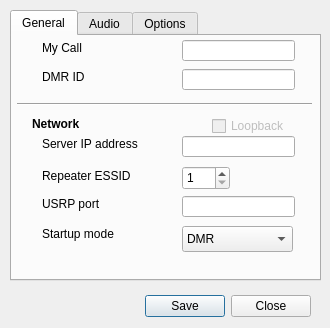
<?xml version="1.0" encoding="UTF-8"?>
<ui version="4.0">
 <class>settingsUI</class>
 <widget class="QDialog" name="settingsUI">
  <property name="windowModality">
   <enum>Qt::ApplicationModal</enum>
  </property>
  <property name="geometry">
   <rect>
    <x>0</x>
    <y>0</y>
    <width>330</width>
    <height>328</height>
   </rect>
  </property>
  <property name="windowTitle">
   <string>Settings</string>
  </property>
  <property name="modal">
   <bool>true</bool>
  </property>
  <widget class="QDialogButtonBox" name="buttonBox">
   <property name="geometry">
    <rect>
     <x>10</x>
     <y>290</y>
     <width>301</width>
     <height>32</height>
    </rect>
   </property>
   <property name="contextMenuPolicy">
    <enum>Qt::NoContextMenu</enum>
   </property>
   <property name="orientation">
    <enum>Qt::Horizontal</enum>
   </property>
   <property name="standardButtons">
    <set>QDialogButtonBox::Close|QDialogButtonBox::Save</set>
   </property>
  </widget>
  <widget class="QTabWidget" name="tabWidget">
   <property name="geometry">
    <rect>
     <x>10</x>
     <y>10</y>
     <width>311</width>
     <height>271</height>
    </rect>
   </property>
   <property name="font">
    <font>
     <family>Arial</family>
    </font>
   </property>
   <property name="tabPosition">
    <enum>QTabWidget::North</enum>
   </property>
   <property name="tabShape">
    <enum>QTabWidget::Rounded</enum>
   </property>
   <property name="currentIndex">
    <number>0</number>
   </property>
   <widget class="QWidget" name="tabGeneral">
    <attribute name="title">
     <string>General</string>
    </attribute>
    <widget class="QLabel" name="lbServerIp">
     <property name="geometry">
      <rect>
       <x>30</x>
       <y>100</y>
       <width>111</width>
       <height>16</height>
      </rect>
     </property>
     <property name="text">
      <string>Server IP address</string>
     </property>
    </widget>
    <widget class="QLineEdit" name="serverAddress">
     <property name="geometry">
      <rect>
       <x>170</x>
       <y>100</y>
       <width>113</width>
       <height>21</height>
      </rect>
     </property>
     <property name="font">
      <font>
       <family>Arial</family>
      </font>
     </property>
    </widget>
    <widget class="QCheckBox" name="cbServerLoopback">
     <property name="enabled">
      <bool>false</bool>
     </property>
     <property name="geometry">
      <rect>
       <x>200</x>
       <y>80</y>
       <width>87</width>
       <height>20</height>
      </rect>
     </property>
     <property name="text">
      <string>Loopback</string>
     </property>
    </widget>
    <widget class="QLabel" name="lbNetwork">
     <property name="geometry">
      <rect>
       <x>20</x>
       <y>80</y>
       <width>60</width>
       <height>16</height>
      </rect>
     </property>
     <property name="font">
      <font>
       <weight>75</weight>
       <italic>false</italic>
       <bold>true</bold>
       <underline>false</underline>
       <kerning>true</kerning>
      </font>
     </property>
     <property name="text">
      <string>Network</string>
     </property>
    </widget>
    <widget class="QSpinBox" name="repeater_id">
     <property name="geometry">
      <rect>
       <x>170</x>
       <y>130</y>
       <width>48</width>
       <height>24</height>
      </rect>
     </property>
     <property name="font">
      <font>
       <family>Arial</family>
      </font>
     </property>
     <property name="toolTip">
      <string>Brandmeister extended ID</string>
     </property>
     <property name="minimum">
      <number>1</number>
     </property>
    </widget>
    <widget class="QLabel" name="lbRepeaterid">
     <property name="geometry">
      <rect>
       <x>30</x>
       <y>132</y>
       <width>101</width>
       <height>16</height>
      </rect>
     </property>
     <property name="toolTip">
      <string>Brandmeister extended ID</string>
     </property>
     <property name="text">
      <string>Repeater ESSID</string>
     </property>
    </widget>
    <widget class="QComboBox" name="startup_mode">
     <property name="geometry">
      <rect>
       <x>170</x>
       <y>190</y>
       <width>111</width>
       <height>26</height>
      </rect>
     </property>
     <property name="font">
      <font>
       <family>Arial</family>
      </font>
     </property>
     <property name="toolTip">
      <string>Startup mode</string>
     </property>
     <item>
      <property name="text">
       <string>DMR</string>
      </property>
     </item>
     <item>
      <property name="text">
       <string>DStar  (Icom, Kenwood)</string>
      </property>
     </item>
     <item>
      <property name="text">
       <string>NXDN (Kenwood, Icom)</string>
      </property>
     </item>
     <item>
      <property name="text">
       <string>P25     (Motorola, Qantar)</string>
      </property>
     </item>
     <item>
      <property name="text">
       <string>YSF     (Yaesu Fusion)</string>
      </property>
     </item>
    </widget>
    <widget class="QLabel" name="lbStartupMode">
     <property name="geometry">
      <rect>
       <x>30</x>
       <y>190</y>
       <width>81</width>
       <height>16</height>
      </rect>
     </property>
     <property name="text">
      <string>Startup mode</string>
     </property>
    </widget>
    <widget class="QLineEdit" name="mycall">
     <property name="geometry">
      <rect>
       <x>170</x>
       <y>4</y>
       <width>113</width>
       <height>21</height>
      </rect>
     </property>
     <property name="font">
      <font>
       <family>Arial</family>
      </font>
     </property>
     <property name="toolTip">
      <string/>
     </property>
    </widget>
    <widget class="QLabel" name="lbCall">
     <property name="geometry">
      <rect>
       <x>30</x>
       <y>4</y>
       <width>60</width>
       <height>16</height>
      </rect>
     </property>
     <property name="text">
      <string>My Call</string>
     </property>
    </widget>
    <widget class="QLineEdit" name="mydmr_id">
     <property name="geometry">
      <rect>
       <x>170</x>
       <y>33</y>
       <width>113</width>
       <height>21</height>
      </rect>
     </property>
     <property name="font">
      <font>
       <family>Arial</family>
      </font>
     </property>
     <property name="toolTip">
      <string/>
     </property>
    </widget>
    <widget class="QLabel" name="lbUsrpPort">
     <property name="geometry">
      <rect>
       <x>30</x>
       <y>160</y>
       <width>71</width>
       <height>16</height>
      </rect>
     </property>
     <property name="text">
      <string>USRP port</string>
     </property>
    </widget>
    <widget class="QLineEdit" name="usrp_port">
     <property name="geometry">
      <rect>
       <x>170</x>
       <y>160</y>
       <width>113</width>
       <height>21</height>
      </rect>
     </property>
     <property name="font">
      <font>
       <family>Arial</family>
      </font>
     </property>
     <property name="toolTip">
      <string>DVSwitch connection port</string>
     </property>
    </widget>
    <widget class="QLabel" name="lbDmrid">
     <property name="geometry">
      <rect>
       <x>30</x>
       <y>33</y>
       <width>111</width>
       <height>16</height>
      </rect>
     </property>
     <property name="text">
      <string>DMR ID</string>
     </property>
    </widget>
    <widget class="Line" name="line_3">
     <property name="geometry">
      <rect>
       <x>5</x>
       <y>60</y>
       <width>295</width>
       <height>16</height>
      </rect>
     </property>
     <property name="orientation">
      <enum>Qt::Horizontal</enum>
     </property>
    </widget>
   </widget>
   <widget class="QWidget" name="tabAudio">
    <attribute name="title">
     <string>Audio</string>
    </attribute>
    <widget class="Line" name="line_2">
     <property name="geometry">
      <rect>
       <x>5</x>
       <y>90</y>
       <width>295</width>
       <height>16</height>
      </rect>
     </property>
     <property name="orientation">
      <enum>Qt::Horizontal</enum>
     </property>
    </widget>
    <widget class="QSlider" name="rxLevel">
     <property name="geometry">
      <rect>
       <x>70</x>
       <y>200</y>
       <width>210</width>
       <height>22</height>
      </rect>
     </property>
     <property name="value">
      <number>50</number>
     </property>
     <property name="orientation">
      <enum>Qt::Horizontal</enum>
     </property>
    </widget>
    <widget class="QLabel" name="lbTxAudio">
     <property name="geometry">
      <rect>
       <x>20</x>
       <y>135</y>
       <width>41</width>
       <height>16</height>
      </rect>
     </property>
     <property name="text">
      <string>Tx</string>
     </property>
    </widget>
    <widget class="QCheckBox" name="cbDongleMode">
     <property name="enabled">
      <bool>false</bool>
     </property>
     <property name="geometry">
      <rect>
       <x>40</x>
       <y>61</y>
       <width>111</width>
       <height>20</height>
      </rect>
     </property>
     <property name="text">
      <string>Dongle mode</string>
     </property>
    </widget>
    <widget class="QComboBox" name="rxOutput">
     <property name="geometry">
      <rect>
       <x>60</x>
       <y>175</y>
       <width>240</width>
       <height>26</height>
      </rect>
     </property>
     <property name="font">
      <font>
       <family>Arial</family>
      </font>
     </property>
    </widget>
    <widget class="QComboBox" name="txInput">
     <property name="geometry">
      <rect>
       <x>60</x>
       <y>125</y>
       <width>240</width>
       <height>26</height>
      </rect>
     </property>
     <property name="font">
      <font>
       <family>Arial</family>
      </font>
     </property>
    </widget>
    <widget class="QWidget" name="layoutWidget">
     <property name="geometry">
      <rect>
       <x>60</x>
       <y>31</y>
       <width>236</width>
       <height>26</height>
      </rect>
     </property>
     <layout class="QHBoxLayout" name="horizontalLayout">
      <item>
       <widget class="QLabel" name="lbThreshold">
        <property name="text">
         <string>Threshold</string>
        </property>
       </widget>
      </item>
      <item>
       <widget class="QSpinBox" name="voxThreshold">
        <property name="enabled">
         <bool>false</bool>
        </property>
        <property name="alignment">
         <set>Qt::AlignRight|Qt::AlignTrailing|Qt::AlignVCenter</set>
        </property>
        <property name="maximum">
         <number>999</number>
        </property>
        <property name="value">
         <number>200</number>
        </property>
       </widget>
      </item>
      <item>
       <widget class="QLabel" name="lbDelay">
        <property name="text">
         <string>Delay</string>
        </property>
       </widget>
      </item>
      <item>
       <widget class="QSpinBox" name="voxDelay">
        <property name="enabled">
         <bool>false</bool>
        </property>
        <property name="alignment">
         <set>Qt::AlignRight|Qt::AlignTrailing|Qt::AlignVCenter</set>
        </property>
        <property name="maximum">
         <number>500</number>
        </property>
        <property name="value">
         <number>50</number>
        </property>
       </widget>
      </item>
     </layout>
    </widget>
    <widget class="QSlider" name="txLevel">
     <property name="geometry">
      <rect>
       <x>70</x>
       <y>150</y>
       <width>210</width>
       <height>22</height>
      </rect>
     </property>
     <property name="value">
      <number>50</number>
     </property>
     <property name="orientation">
      <enum>Qt::Horizontal</enum>
     </property>
    </widget>
    <widget class="QLabel" name="lbVox">
     <property name="geometry">
      <rect>
       <x>10</x>
       <y>0</y>
       <width>60</width>
       <height>16</height>
      </rect>
     </property>
     <property name="text">
      <string>Vox</string>
     </property>
    </widget>
    <widget class="QLabel" name="lbRxAudio">
     <property name="geometry">
      <rect>
       <x>20</x>
       <y>175</y>
       <width>41</width>
       <height>16</height>
      </rect>
     </property>
     <property name="text">
      <string>Rx</string>
     </property>
    </widget>
    <widget class="QCheckBox" name="cbVoxEnable">
     <property name="geometry">
      <rect>
       <x>40</x>
       <y>10</y>
       <width>71</width>
       <height>20</height>
      </rect>
     </property>
     <property name="text">
      <string>Enable</string>
     </property>
    </widget>
    <widget class="QLabel" name="lbAudio">
     <property name="geometry">
      <rect>
       <x>10</x>
       <y>110</y>
       <width>60</width>
       <height>16</height>
      </rect>
     </property>
     <property name="text">
      <string>Audio</string>
     </property>
    </widget>
   </widget>
   <widget class="QWidget" name="tabOptions">
    <attribute name="title">
     <string>Options</string>
    </attribute>
    <widget class="QCheckBox" name="cbQrzLookup">
     <property name="enabled">
      <bool>true</bool>
     </property>
     <property name="geometry">
      <rect>
       <x>30</x>
       <y>10</y>
       <width>121</width>
       <height>20</height>
      </rect>
     </property>
     <property name="text">
      <string>QRZ lookup</string>
     </property>
    </widget>
    <widget class="QCheckBox" name="cbMinToTray">
     <property name="enabled">
      <bool>true</bool>
     </property>
     <property name="geometry">
      <rect>
       <x>30</x>
       <y>185</y>
       <width>121</width>
       <height>20</height>
      </rect>
     </property>
     <property name="text">
      <string>Minimize to tray</string>
     </property>
    </widget>
    <widget class="QCheckBox" name="cbPttToggle">
     <property name="enabled">
      <bool>true</bool>
     </property>
     <property name="geometry">
      <rect>
       <x>30</x>
       <y>35</y>
       <width>131</width>
       <height>20</height>
      </rect>
     </property>
     <property name="text">
      <string>Ptt toggle (on/off)</string>
     </property>
    </widget>
    <widget class="QSpinBox" name="pttTimeout">
     <property name="enabled">
      <bool>true</bool>
     </property>
     <property name="geometry">
      <rect>
       <x>150</x>
       <y>60</y>
       <width>91</width>
       <height>24</height>
      </rect>
     </property>
     <property name="toolTip">
      <string>Timeout in seconds</string>
     </property>
     <property name="alignment">
      <set>Qt::AlignRight|Qt::AlignTrailing|Qt::AlignVCenter</set>
     </property>
     <property name="suffix">
      <string> secs</string>
     </property>
     <property name="maximum">
      <number>600</number>
     </property>
     <property name="value">
      <number>200</number>
     </property>
    </widget>
    <widget class="QLabel" name="lbTxTimeout">
     <property name="geometry">
      <rect>
       <x>35</x>
       <y>60</y>
       <width>81</width>
       <height>24</height>
      </rect>
     </property>
     <property name="text">
      <string>Tx timout</string>
     </property>
    </widget>
    <widget class="QPushButton" name="pbImportConfig">
     <property name="geometry">
      <rect>
       <x>40</x>
       <y>210</y>
       <width>113</width>
       <height>32</height>
      </rect>
     </property>
     <property name="text">
      <string>Import Config</string>
     </property>
    </widget>
    <widget class="QPushButton" name="pbExportConfig">
     <property name="geometry">
      <rect>
       <x>160</x>
       <y>210</y>
       <width>113</width>
       <height>32</height>
      </rect>
     </property>
     <property name="text">
      <string>Export Config</string>
     </property>
    </widget>
    <widget class="QCheckBox" name="cbShortCalls">
     <property name="geometry">
      <rect>
       <x>30</x>
       <y>90</y>
       <width>201</width>
       <height>20</height>
      </rect>
     </property>
     <property name="text">
      <string>Log short calls ( &lt; 1sec)</string>
     </property>
     <property name="checked">
      <bool>false</bool>
     </property>
    </widget>
    <widget class="QComboBox" name="cbTheme">
     <property name="geometry">
      <rect>
       <x>110</x>
       <y>127</y>
       <width>161</width>
       <height>26</height>
      </rect>
     </property>
     <item>
      <property name="text">
       <string>System</string>
      </property>
     </item>
     <item>
      <property name="text">
       <string>Light</string>
      </property>
     </item>
     <item>
      <property name="text">
       <string>Dark</string>
      </property>
     </item>
    </widget>
    <widget class="QLabel" name="lbTheme">
     <property name="geometry">
      <rect>
       <x>35</x>
       <y>131</y>
       <width>60</width>
       <height>16</height>
      </rect>
     </property>
     <property name="text">
      <string>Theme</string>
     </property>
    </widget>
    <widget class="QLabel" name="lbLoglevel">
     <property name="geometry">
      <rect>
       <x>35</x>
       <y>158</y>
       <width>60</width>
       <height>16</height>
      </rect>
     </property>
     <property name="text">
      <string>Log level</string>
     </property>
    </widget>
    <widget class="QComboBox" name="cbLoglevel">
     <property name="geometry">
      <rect>
       <x>110</x>
       <y>155</y>
       <width>101</width>
       <height>26</height>
      </rect>
     </property>
     <property name="currentIndex">
      <number>2</number>
     </property>
     <item>
      <property name="text">
       <string>None</string>
      </property>
     </item>
     <item>
      <property name="text">
       <string>Debug</string>
      </property>
     </item>
     <item>
      <property name="text">
       <string>Info</string>
      </property>
     </item>
     <item>
      <property name="text">
       <string>Warning</string>
      </property>
     </item>
     <item>
      <property name="text">
       <string>Error</string>
      </property>
     </item>
    </widget>
    <widget class="Line" name="line_4">
     <property name="geometry">
      <rect>
       <x>5</x>
       <y>110</y>
       <width>295</width>
       <height>16</height>
      </rect>
     </property>
     <property name="orientation">
      <enum>Qt::Horizontal</enum>
     </property>
    </widget>
   </widget>
  </widget>
 </widget>
 <resources/>
 <connections/>
</ui>
